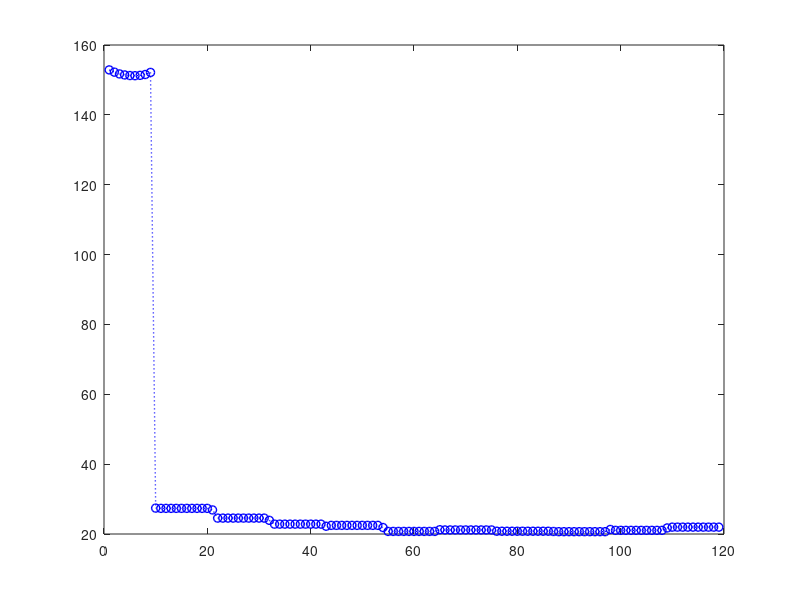

Write MATLAB code to recreate this figure. (Note: this script raises an error after producing the figure.)
%%%%%%%%%%%%%%%%%%%%%%%%%%%%%%%%%%%%%%%%%%%%%%%%%%%%%%%%%%%%%%%%%%%%%%%%%
% RMSE - Flight distance graph
%%%%%%%%%%%%%%%%%%%%%%%%%%%%%%%%%%%%%%%%%%%%%%%%%%%%%%%%%%%%%%%%%%%%%%%%%

clear all; close all; clc;

load('al1.mat')
al1 = de_avg;

load('al2.mat')
al2 = de_avg;

load('al3.mat')
al3 = de_avg;

load('al4.mat')
al4 = de_avg;

load('al5.mat')
al5 = de_avg;

figure(1)
plot(1:119, al1(:,1), 'b:o', 'LineWidth',1); legend("Consecutive", FontSize=20); grid on;
figure(2)
plot(1:119, al2(:,1), 'm-->', 'LineWidth',1); legend("All Points", FontSize=20); grid on;
figure(3)
plot(1:119, al3(:,1), 'r--^', 'LineWidth',1);legend("FML", FontSize=20); grid on;
figure(4) 
plot(1:119, al4(:,1), 'c-.square', 'LineWidth',1); legend("Convex Hull", FontSize=20); grid on;
figure(5) 
plot(1:119, al5(:,1), 'k-.v', 'LineWidth',1); legend("Closest", FontSize=20); grid on;

